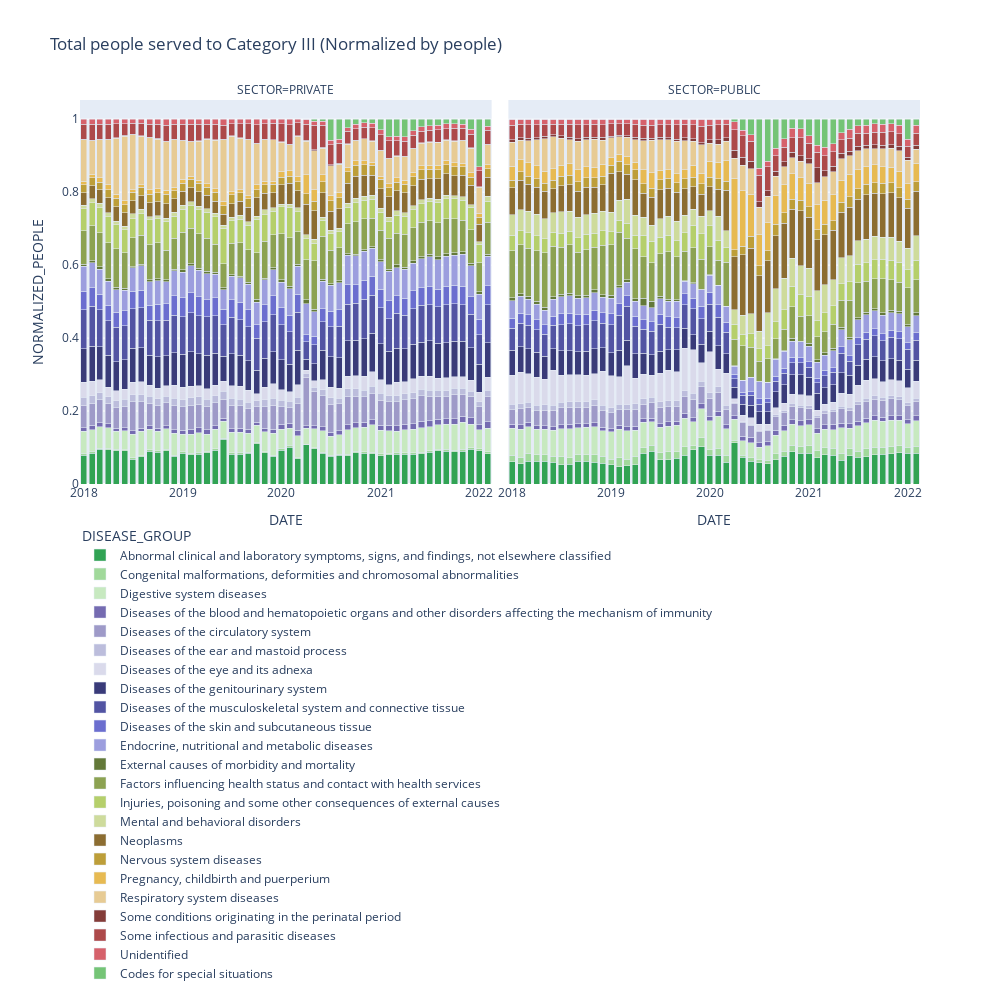

Notebook code cell kept with this figure:
### Markdown cell above
#### Graph to Normalized by people

### Code cell
fig = px.bar(data_temp, 
             x="DATE", 
             y="NORMALIZED_PEOPLE", 
             color="DISEASE_GROUP", 
             barmode="stack", 
             facet_col="SECTOR",
             width=1000, height=1000,
             color_discrete_map = dict_colors,
             title='Total people served to Category ' + CATEGORIA_STUDIO + ' (Normalized by people)',
            )


fig.update_layout(legend=dict(yanchor="top",
                              y=-0.1,
                              xanchor="left",
                              x=0
                             ),
                  showlegend=True
                 )

fig.show()
fig.write_html("figures/Sector_Normalized_People_Cat-"+CATEGORIA_STUDIO+"_bar.html")
